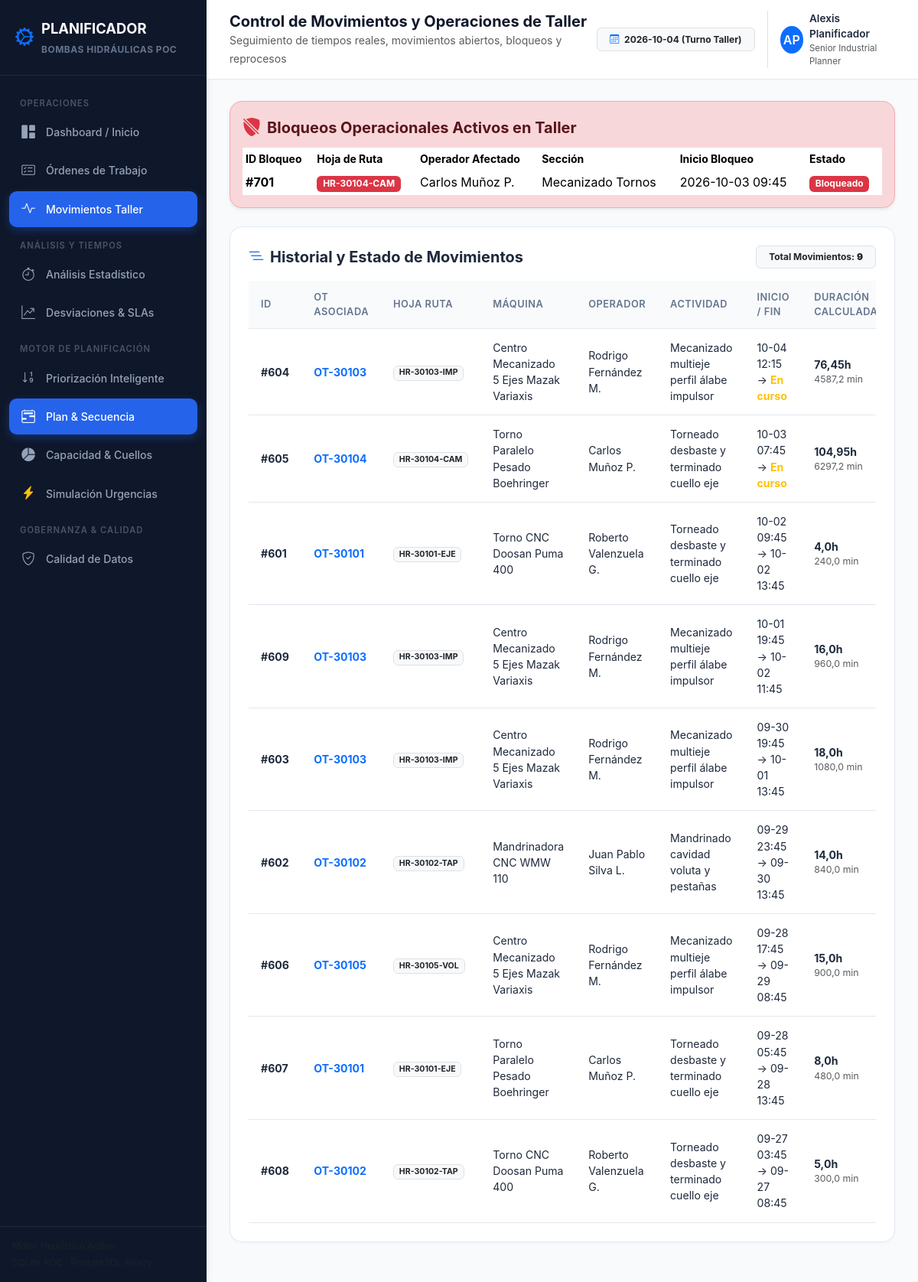
The page /planning/movimientos/ on the database its author committed.
### planning/models.py (models this page shows, shortened)
class MCTMovimientoBloqueo(models.Model):
    idmovimientobloqueo = models.BigIntegerField(primary_key=True, db_column='idmovimientobloqueo')
    idregistrotrabajo = models.BigIntegerField(null=True, blank=True, db_column='idregistrotrabajo')
    codhojaruta = models.CharField(max_length=50, null=True, blank=True, db_column='codhojaruta')
    idoperador = models.ForeignKey(MCTOperador, on_delete=models.DO_NOTHING, db_column='idoperador', null=True, blank=True, db_constraint=False)
    idseccion = models.ForeignKey(MCTSeccion, on_delete=models.DO_NOTHING, db_column='idseccion', null=True, blank=True, db_constraint=False)
    idmotivobloqueo = models.BigIntegerField(null=True, blank=True, db_column='idmotivobloqueo')
    fecharebloqueo = models.DateTimeField(null=True, blank=True, db_column='fecharebloqueo')
    fechadesbloqueo = models.DateTimeField(null=True, blank=True, db_column='fechadesbloqueo')
    idoperadordesbloquea = models.BigIntegerField(null=True, blank=True, db_column='idoperadordesbloquea')
    estadobloqueo = models.BigIntegerField(default=1, db_column='estadobloqueo')
    class Meta:
        managed = False
        db_table = 'mct_movimientobloqueo'
        verbose_name = 'Bloqueo de Movimiento'
        verbose_name_plural = 'Bloqueos de Movimientos'

class MCTOperador(models.Model):
    idoperador = models.BigIntegerField(primary_key=True, db_column='idoperador')
    nombreoperador = models.CharField(max_length=150, db_column='nombreoperador')
    rut = models.CharField(max_length=20, null=True, blank=True, db_column='rut')
    idmaquina = models.ForeignKey(MCTMaquina, on_delete=models.DO_NOTHING, db_column='idmaquina', null=True, blank=True, db_constraint=False)
    idseccionprincipal = models.ForeignKey(MCTSeccion, on_delete=models.DO_NOTHING, db_column='idseccionprincipal', null=True, blank=True, db_constraint=False)
    idperfil = models.BigIntegerField(null=True, blank=True, db_column='idperfil')
    estado = models.BigIntegerField(default=1, db_column='estado')
    class Meta:
        managed = False
        db_table = 'mct_operador'
        verbose_name = 'Operador'
        verbose_name_plural = 'Operadores'

class MCTSeccion(models.Model):
    idseccion = models.BigIntegerField(primary_key=True, db_column='idseccion')
    nombreseccion = models.CharField(max_length=100, db_column='nombreseccion')
    codigoseccion = models.CharField(max_length=20, null=True, blank=True, db_column='codigoseccion')
    estado = models.BigIntegerField(default=1, db_column='estado')
    class Meta:
        managed = False
        db_table = 'mct_seccion'
        verbose_name = 'Sección'
        verbose_name_plural = 'Secciones'

class MCTMovimientoOrdenTrabajo(models.Model):
    idmovimientoordentrabajo = models.BigIntegerField(primary_key=True, db_column='idmovimientoordentrabajo')
    idordentrabajo = models.ForeignKey(MCTOrdenTrabajo, on_delete=models.DO_NOTHING, db_column='idordentrabajo', null=True, blank=True, db_constraint=False, related_name='movimientos')
    idhojaruta = models.ForeignKey(MCTHojaRuta, on_delete=models.DO_NOTHING, db_column='idhojaruta', null=True, blank=True, db_constraint=False, related_name='movimientos')
    codhojaruta = models.CharField(max_length=50, null=True, blank=True, db_column='codhojaruta')
    idparte = models.ForeignKey(MCTParte, on_delete=models.DO_NOTHING, db_column='idparte', null=True, blank=True, db_constraint=False)
    idmaquina = models.ForeignKey(MCTMaquina, on_delete=models.DO_NOTHING, db_column='idmaquina', null=True, blank=True, db_constraint=False, related_name='movimientos')
    idseccion = models.ForeignKey(MCTSeccion, on_delete=models.DO_NOTHING, db_column='idseccion', null=True, blank=True, db_constraint=False)
    idactividad = models.ForeignKey(MCTActividad, on_delete=models.DO_NOTHING, db_column='idactividad', null=True, blank=True, db_constraint=False)
    idaccion = models.BigIntegerField(null=True, blank=True, db_column='idaccion')
    fechainicio = models.DateTimeField(null=True, blank=True, db_column='fechainicio')
    fechatermino = models.DateTimeField(null=True, blank=True, db_column='fechatermino')
    codigoaccion = models.CharField(max_length=50, null=True, blank=True, db_column='codigoaccion')
    estadoactividad = models.BigIntegerField(default=1, db_column='estadoactividad')  # 1: En proceso / abierto, 2: Terminado / cerrado, 3: Bloqueado
    numeroinspeccion = models.CharField(max_length=50, null=True, blank=True, db_column='numeroinspeccion')
    idoperador = models.ForeignKey(MCTOperador, on_delete=models.DO_NOTHING, db_column='idoperador', null=True, blank=True, db_constraint=False, related_name='movimientos')
    tiempotrabajado = models.BigIntegerField(null=True, blank=True, db_column='tiempotrabajado')
    idmotivocierre = models.BigIntegerField(null=True, blank=True, db_column='idmotivocierre')
    idcausacierre = models.BigIntegerField(null=True, blank=True, db_column='idcausacierre')
    observacion = models.CharField(max_length=500, null=True, blank=True, db_column='observacion')
    reprocesosol = models.CharField(max_length=100, null=True, blank=True, db_column='reprocesosol')
    reprocesocc = models.CharField(max_length=100, null=True, blank=True, db_column='reprocesocc')
    checkncbomba = models.BooleanField(default=False, db_column='checkncbomba')
    class Meta:
        managed = False
        db_table = 'mct_movimientoordentrabajo'
        verbose_name = 'Movimiento de Orden de Trabajo'
        verbose_name_plural = 'Movimientos de Órdenes de Trabajo'

class MCTMaquina(models.Model):
    idmaquina = models.BigIntegerField(primary_key=True, db_column='idmaquina')
    idsubseccion = models.BigIntegerField(null=True, blank=True, db_column='idsubseccion')
    nombremaquina = models.CharField(max_length=100, db_column='nombremaquina')
    codigomaquina = models.CharField(max_length=20, null=True, blank=True, db_column='codigomaquina')
    estado = models.IntegerField(default=1, db_column='estado')
    class Meta:
        managed = False
        db_table = 'mct_maquina'
        verbose_name = 'Máquina'
        verbose_name_plural = 'Máquinas'

class MCTActividad(models.Model):
    idactividad = models.BigIntegerField(primary_key=True, db_column='idactividad')
    nombreactividad = models.CharField(max_length=150, db_column='nombreactividad')
    estado = models.BigIntegerField(default=1, db_column='estado')
    class Meta:
        managed = False
        db_table = 'mct_actividad'
        verbose_name = 'Actividad'
        verbose_name_plural = 'Actividades'

### planning/views.py (the view)
# urls.py: path('movimientos/', views.movimientos_list_view, name='planning_movimientos_list'),
def movimientos_list_view(request):
    movs = MCTMovimientoOrdenTrabajo.objects.select_related(
        'idordentrabajo', 'idmaquina', 'idoperador', 'idactividad', 'idseccion'
    ).order_by('-fechainicio').all()
    lista = []
    for m in movs:
        dur = calculate_real_duration(m)
        lista.append({
            'mov': m,
            'duracion': dur
        })
    bloqueos_activos = MCTMovimientoBloqueo.objects.filter(fechadesbloqueo__isnull=True).select_related('idoperador', 'idseccion')
    context = {
        'movimientos': lista,
        'bloqueos_activos': bloqueos_activos
    }
    return render(request, 'planning/movimientos_list.html', context)

### analytics/services/duration_service.py (called while the page is built)
def get_current_time():
    now = timezone.now()
    if hasattr(now, 'tzinfo') and now.tzinfo is not None:
        return now.replace(tzinfo=None)
    return now

### templates/planning/movimientos_list.html (shortened to what this page needs)
{% extends 'base.html' %}
{% block page_heading %}Control de Movimientos y Operaciones de Taller{% endblock %}
{% block page_subheading %}Seguimiento de tiempos reales, movimientos abiertos, bloqueos y reprocesos{% endblock %}
{% block content %}
{% if bloqueos_activos %}
<div class="alert alert-danger rounded-4 shadow-sm mb-4">
    <div class="d-flex align-items-center mb-2">
        <i class="bi bi-shield-slash-fill fs-4 me-2 text-danger"></i>
        <h5 class="alert-heading m-0 fw-bold">Bloqueos Operacionales Activos en Taller</h5>
    </div>
    <div class="table-responsive">
        <table class="table table-sm table-borderless align-middle mb-0">
            <thead>
                <tr class="text-danger small">
                    <th>ID Bloqueo</th>
                    <th>Hoja de Ruta</th>
                    <th>Operador Afectado</th>
                    <th>Sección</th>
                    <th>Inicio Bloqueo</th>
                    <th>Estado</th>
                </tr>
            </thead>
            <tbody>
                {% for b in bloqueos_activos %}
                <tr>
                    <td class="fw-bold">#{{ b.idmovimientobloqueo }}</td>
                    <td><span class="badge bg-danger">{{ b.codhojaruta }}</span></td>
                    <td>{{ b.idoperador.nombreoperador|default:"No registrado" }}</td>
                    <td>{{ b.idseccion.nombreseccion|default:"Taller" }}</td>
                    <td>{{ b.fecharebloqueo|date:"Y-m-d H:i" }}</td>
                    <td><span class="badge bg-danger">Bloqueado</span></td>
                </tr>
                {% endfor %}
            </tbody>
        </table>
    </div>
</div>
{% endif %}
<div class="modern-card">
    <div class="d-flex justify-content-between align-items-center mb-3">
        <h5 class="fw-bold m-0"><i class="bi bi-list-nested text-primary me-2"></i>Historial y Estado de Movimientos</h5>
        <span class="badge bg-light text-dark border px-3 py-2">
            Total Movimientos: <strong>{{ movimientos|length }}</strong>
        </span>
    </div>
    <div class="table-responsive">
        <table class="table-modern">
            <thead>
                <tr>
                    <th>ID</th>
                    <th>OT Asociada</th>
                    <th>Hoja Ruta</th>
                    <th>Máquina</th>
                    <th>Operador</th>
                    <th>Actividad</th>
                    <th>Inicio / Fin</th>
                    <th>Duración Calculada</th>
                </tr>
            </thead>
            <tbody>
                {% for item in movimientos %}
                <tr>
                    <td><strong>#{{ item.mov.idmovimientoordentrabajo }}</strong></td>
                    <td>
                        <a href="{% url 'planning_orden_detail' item.mov.idordentrabajo_id %}" class="fw-bold text-decoration-none">
                            OT-{{ item.mov.idordentrabajo_id }}
                        </a>
                    </td>
                    <td><span class="badge bg-light text-dark border">{{ item.mov.codhojaruta }}</span></td>
                    <td>{{ item.mov.idmaquina.nombremaquina }}</td>
                    <td>{{ item.mov.idoperador.nombreoperador|default:"Sin asignar" }}</td>
                    <td>{{ item.mov.idactividad.nombreactividad }}</td>
                    <td class="small">
                        {{ item.mov.fechainicio|date:"m-d H:i" }} →
                        {% if item.mov.fechatermino %}
                            {{ item.mov.fechatermino|date:"m-d H:i" }}
                        {% else %}
                            <span class="text-warning fw-bold">En curso</span>
                        {% endif %}
                    </td>
                    <td>
                        <strong>{{ item.duracion.duracion_horas }}h</strong>
                        <div class="text-muted small">{{ item.duracion.duracion_minutos }} min</div>
                    </td>
                </tr>
                {% empty %}
                <tr>
                    <td colspan="9" class="text-center text-muted py-4">No hay movimientos registrados.</td>
                </tr>
                {% endfor %}
            </tbody>
        </table>
    </div>
</div>
{% endblock %}

### static/css/dashboard.css (style rules this page uses)
:root { --primary-color: #2563eb; --primary-hover: #1d4ed8; --sidebar-bg: #0f172a; --sidebar-text: #94a3b8; --sidebar-active: #1e293b; --bg-body: #f8fafc; --card-bg: #ffffff; --border-color: #e2e8f0; --text-primary: #1e293b; --text-muted: #64748b; --success-color: #10b981; --warning-color: #f59e0b; --danger-color: #ef4444; }
body { background-color: var(--bg-body); font-family: -apple-system, BlinkMacSystemFont, "Segoe UI", Roboto, "Helvetica Neue", Arial, sans-serif; color: var(--text-primary); margin: 0; padding: 0; }
.modern-card { background: #ffffff; border-radius: 16px; border: 1px solid var(--border-color); box-shadow: 0 2px 6px rgba(0,0,0,0.02); padding: 24px; margin-bottom: 24px; transition: transform 0.2s, box-shadow 0.2s; }
.table-modern { width: 100%; border-collapse: separate; border-spacing: 0; }
.table-modern th { background-color: #f8fafc; color: #64748b; font-weight: 600; font-size: 0.8rem; text-transform: uppercase; letter-spacing: 0.5px; padding: 12px 16px; border-bottom: 1px solid var(--border-color); }
.table-modern td { padding: 14px 16px; font-size: 0.88rem; border-bottom: 1px solid var(--border-color); vertical-align: middle; }

### rows shown on the page
MCTMovimientoBloqueo: idmovimientobloqueo "701", codhojaruta "HR-30104-CAM", idoperador.nombreoperador "Carlos Muñoz P.", idseccion.nombreseccion "Mecanizado Tornos", fecharebloqueo "2026-10-03 09:45"
MCTMovimientoOrdenTrabajo: mov.idmovimientoordentrabajo "604", mov.idordentrabajo_id "30103", mov.codhojaruta "HR-30103-IMP", mov.idmaquina.nombremaquina "Centro Mecanizado 5 Ejes Mazak Variaxis", mov.idoperador.nombreoperador "Rodrigo Fernández M.", mov.idactividad.nombreactividad "Mecanizado multieje perfil álabe impulsor", mov.fechainicio "10-04 12:15", shows "En curso", duracion.duracion_horas "76,45", duracion.duracion_minutos "4587,2"
MCTMovimientoOrdenTrabajo: mov.idmovimientoordentrabajo "605", mov.idordentrabajo_id "30104", mov.codhojaruta "HR-30104-CAM", mov.idmaquina.nombremaquina "Torno Paralelo Pesado Boehringer", mov.idoperador.nombreoperador "Carlos Muñoz P.", mov.idactividad.nombreactividad "Torneado desbaste y terminado cuello eje", mov.fechainicio "10-03 07:45", shows "En curso", duracion.duracion_horas "104,95", duracion.duracion_minutos "6297,2"
MCTMovimientoOrdenTrabajo: mov.idmovimientoordentrabajo "601", mov.idordentrabajo_id "30101", mov.codhojaruta "HR-30101-EJE", mov.idmaquina.nombremaquina "Torno CNC Doosan Puma 400", mov.idoperador.nombreoperador "Roberto Valenzuela G.", mov.idactividad.nombreactividad "Torneado desbaste y terminado cuello eje", mov.fechainicio "10-02 09:45", mov.fechatermino "10-02 13:45", duracion.duracion_horas "4,0", duracion.duracion_minutos "240,0"
MCTMovimientoOrdenTrabajo: mov.idmovimientoordentrabajo "609", mov.idordentrabajo_id "30103", mov.codhojaruta "HR-30103-IMP", mov.idmaquina.nombremaquina "Centro Mecanizado 5 Ejes Mazak Variaxis", mov.idoperador.nombreoperador "Rodrigo Fernández M.", mov.idactividad.nombreactividad "Mecanizado multieje perfil álabe impulsor", mov.fechainicio "10-01 19:45", mov.fechatermino "10-02 11:45", duracion.duracion_horas "16,0", duracion.duracion_minutos "960,0"
MCTMovimientoOrdenTrabajo: mov.idmovimientoordentrabajo "603", mov.idordentrabajo_id "30103", mov.codhojaruta "HR-30103-IMP", mov.idmaquina.nombremaquina "Centro Mecanizado 5 Ejes Mazak Variaxis", mov.idoperador.nombreoperador "Rodrigo Fernández M.", mov.idactividad.nombreactividad "Mecanizado multieje perfil álabe impulsor", mov.fechainicio "09-30 19:45", mov.fechatermino "10-01 13:45", duracion.duracion_horas "18,0", duracion.duracion_minutos "1080,0"
MCTMovimientoOrdenTrabajo: mov.idmovimientoordentrabajo "602", mov.idordentrabajo_id "30102", mov.codhojaruta "HR-30102-TAP", mov.idmaquina.nombremaquina "Mandrinadora CNC WMW 110", mov.idoperador.nombreoperador "Juan Pablo Silva L.", mov.idactividad.nombreactividad "Mandrinado cavidad voluta y pestañas", mov.fechainicio "09-29 23:45", mov.fechatermino "09-30 13:45", duracion.duracion_horas "14,0", duracion.duracion_minutos "840,0"
MCTMovimientoOrdenTrabajo: mov.idmovimientoordentrabajo "606", mov.idordentrabajo_id "30105", mov.codhojaruta "HR-30105-VOL", mov.idmaquina.nombremaquina "Centro Mecanizado 5 Ejes Mazak Variaxis", mov.idoperador.nombreoperador "Rodrigo Fernández M.", mov.idactividad.nombreactividad "Mecanizado multieje perfil álabe impulsor", mov.fechainicio "09-28 17:45", mov.fechatermino "09-29 08:45", duracion.duracion_horas "15,0", duracion.duracion_minutos "900,0"
MCTMovimientoOrdenTrabajo: mov.idmovimientoordentrabajo "607", mov.idordentrabajo_id "30101", mov.codhojaruta "HR-30101-EJE", mov.idmaquina.nombremaquina "Torno Paralelo Pesado Boehringer", mov.idoperador.nombreoperador "Carlos Muñoz P.", mov.idactividad.nombreactividad "Torneado desbaste y terminado cuello eje", mov.fechainicio "09-28 05:45", mov.fechatermino "09-28 13:45", duracion.duracion_horas "8,0", duracion.duracion_minutos "480,0"
MCTMovimientoOrdenTrabajo: mov.idmovimientoordentrabajo "608", mov.idordentrabajo_id "30102", mov.codhojaruta "HR-30102-TAP", mov.idmaquina.nombremaquina "Torno CNC Doosan Puma 400", mov.idoperador.nombreoperador "Roberto Valenzuela G.", mov.idactividad.nombreactividad "Torneado desbaste y terminado cuello eje", mov.fechainicio "09-27 03:45", mov.fechatermino "09-27 08:45", duracion.duracion_horas "5,0", duracion.duracion_minutos "300,0"

### other values the page prints
{{ movimientos|length }} "9"
